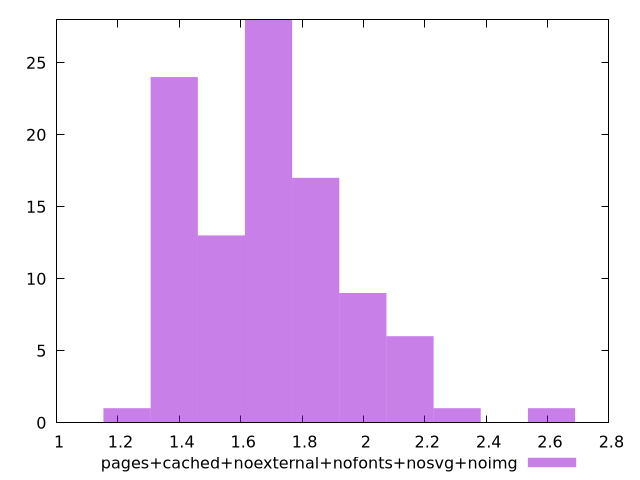

The gnuplot source for this figure:
$_pagesCachedNoexternalNofontsNosvgNoimg <<EOF
1.8444246775139423 17
1.690722621054447 28
2.1518287904329325 6
1.537020564594952 13
1.3833185081354569 24
1.9981267339734377 9
2.305530846892428 1
2.6129349598114184 1
1.2296164516759616 1
EOF
set key outside below
set terminal pngcairo
set output "report_00006_2020-11-02T20-21-41.718Z/server-response-time/pages+cached+noexternal+nofonts+nosvg+noimg//raw_hist.png"
set yrange [0:28]
set boxwidth 0.1537020564594952
set style fill transparent solid 0.5 noborder
plot $_pagesCachedNoexternalNofontsNosvgNoimg title "pages+cached+noexternal+nofonts+nosvg+noimg" with boxes ,
